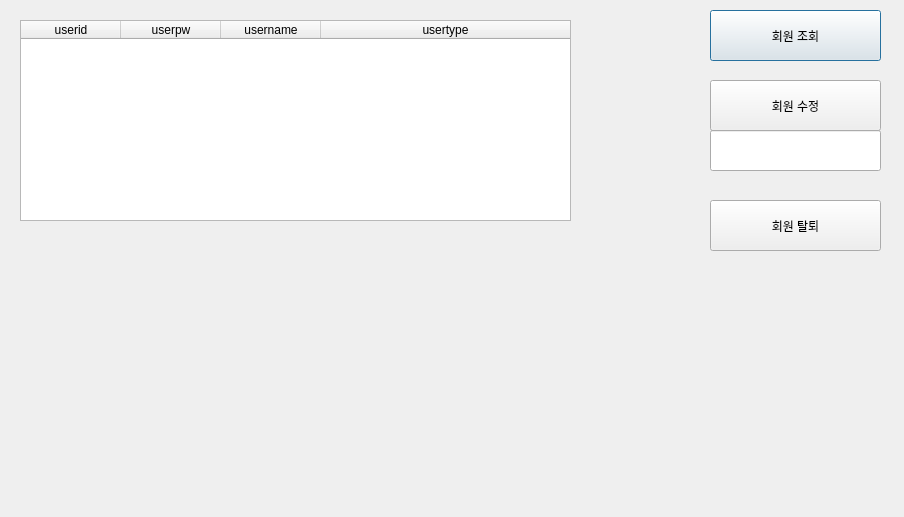
<?xml version="1.0" encoding="UTF-8"?>
<ui version="4.0">
 <class>member</class>
 <widget class="QDialog" name="member">
  <property name="geometry">
   <rect>
    <x>0</x>
    <y>0</y>
    <width>904</width>
    <height>517</height>
   </rect>
  </property>
  <property name="windowTitle">
   <string>Dialog</string>
  </property>
  <widget class="QPushButton" name="userinquiry">
   <property name="geometry">
    <rect>
     <x>710</x>
     <y>10</y>
     <width>171</width>
     <height>51</height>
    </rect>
   </property>
   <property name="text">
    <string>회원 조회</string>
   </property>
  </widget>
  <widget class="QPushButton" name="userescape">
   <property name="geometry">
    <rect>
     <x>710</x>
     <y>200</y>
     <width>171</width>
     <height>51</height>
    </rect>
   </property>
   <property name="text">
    <string>회원 탈퇴</string>
   </property>
  </widget>
  <widget class="QPushButton" name="userrectified">
   <property name="geometry">
    <rect>
     <x>710</x>
     <y>80</y>
     <width>171</width>
     <height>51</height>
    </rect>
   </property>
   <property name="text">
    <string>회원 수정</string>
   </property>
  </widget>
  <widget class="QTableWidget" name="user_table">
   <property name="geometry">
    <rect>
     <x>20</x>
     <y>20</y>
     <width>551</width>
     <height>201</height>
    </rect>
   </property>
   <attribute name="horizontalHeaderShowSortIndicator" stdset="0">
    <bool>false</bool>
   </attribute>
   <attribute name="horizontalHeaderStretchLastSection">
    <bool>true</bool>
   </attribute>
   <column>
    <property name="text">
     <string>userid</string>
    </property>
   </column>
   <column>
    <property name="text">
     <string>userpw</string>
    </property>
   </column>
   <column>
    <property name="text">
     <string>username</string>
    </property>
   </column>
   <column>
    <property name="text">
     <string>usertype</string>
    </property>
   </column>
  </widget>
  <widget class="QLineEdit" name="edit_text">
   <property name="geometry">
    <rect>
     <x>710</x>
     <y>130</y>
     <width>171</width>
     <height>41</height>
    </rect>
   </property>
  </widget>
 </widget>
 <resources/>
 <connections/>
</ui>
